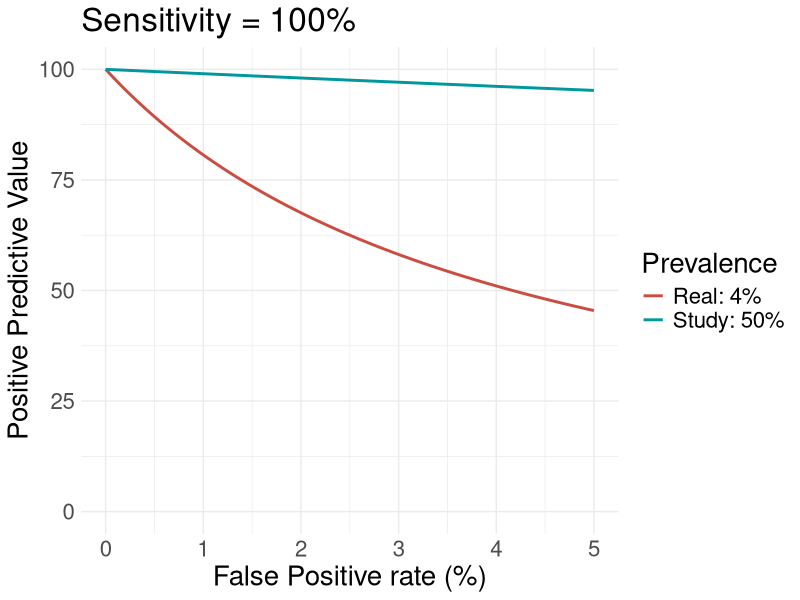
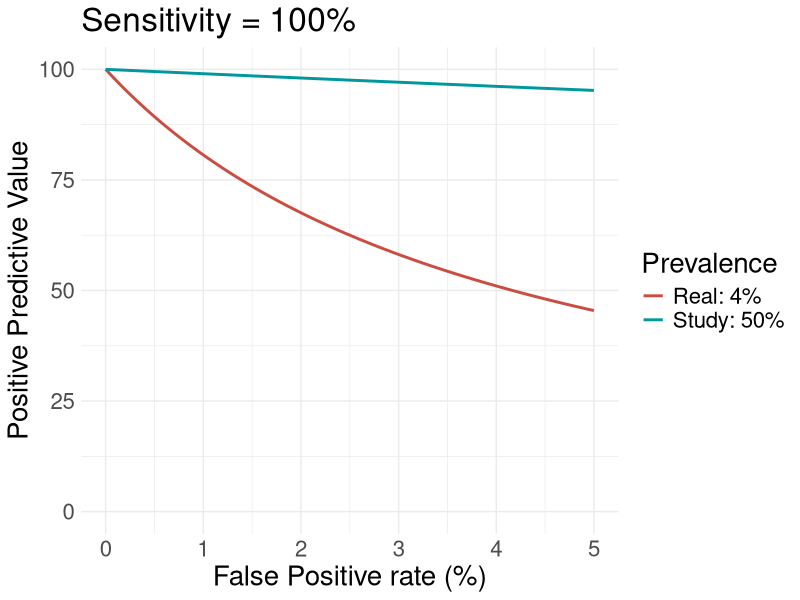
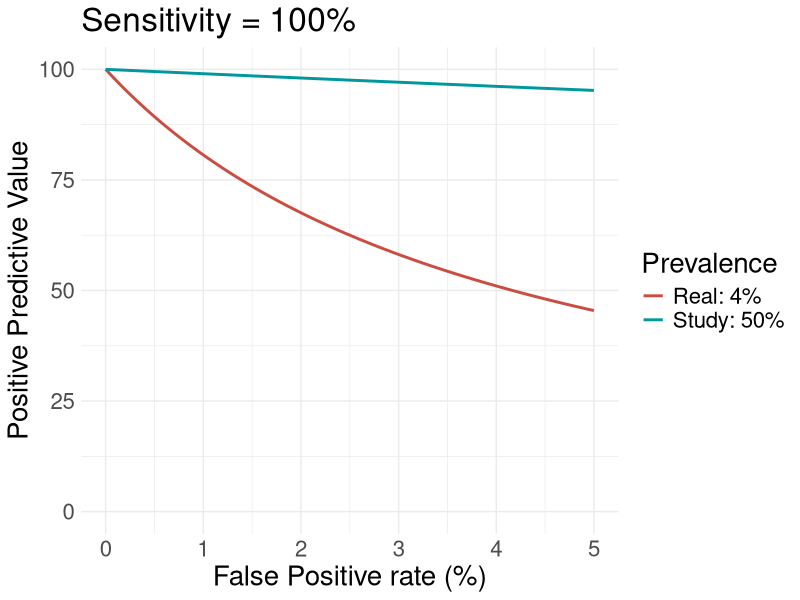

Generate these figures, in order, with R:
# TODO ---------------------

# Add poiints where the real and study PPV are base on a parameter for the actual FP (include number!)


library(tidyverse)
# PPV_Study_vs_Real(10, 90, 25, 2)
#AD, Prevalence at 65 yo = ~10%

PPV_Study_vs_Real <- function(Max_FP = 10, Sensitivity = 100, Prevalence_Real = 100,  Prevalence_Study = 2) {
# Prevalences (1 out of x)  
  
# PARAMETERS --------------------------------------------------------------
  # Max_FP = 10
  # Sensitivity = 100
  # Prevalence_Real = 100
  # Prevalence_Study = 2


# FIXED parameters --------------------------------------------------------

  Prevalence_x = 1
  
  # FP 
  Steps_FP = 100
  Step_size_FP = Max_FP/Steps_FP
  Min_FP = 0 #Step_size_FP #0
  FP = seq(Min_FP, Max_FP, Step_size_FP)

# Calculate PPVs ----------------------------------------------------------
  
  Real_Prevalence_PPV = list()
  Real_Prevalence_PPV = ((Sensitivity * Prevalence_x) / ((Sensitivity * Prevalence_x) + ((Prevalence_Real - 1) * FP) )) * 100
  
  Study_Prevalence_PPV = list()
  Study_Prevalence_PPV = ((Sensitivity * Prevalence_x) / ((Sensitivity * Prevalence_x) + ((Prevalence_Study - 1) * FP) )) * 100


# Build DF ----------------------------------------------------------------

  FINAL = FP %>% as_tibble() %>% 
    mutate(Real_Prevalence = Real_Prevalence_PPV,
           Study_Prevalence = Study_Prevalence_PPV) %>% 
    rename(FP = value) %>% 
    gather(Prevalence, PPV, 2:3) %>% 
    mutate(Prevalence = as.factor(Prevalence))

  
# Plot --------------------------------------------------------------------
  
  Labels_plot = c(paste0("Real: ", (1/Prevalence_Real) * 100, "%"), paste0("Study: ", (1/(Prevalence_Study) * 100), "%"))
  
  Plot_PPV = ggplot(data = FINAL, aes(x = FP, y = PPV, colour = Prevalence)) + 
    geom_line(size = 1) + 
    scale_colour_hue(l = 50, labels = Labels_plot) +
    theme(legend.position = "top") +
    scale_y_continuous(name = "Positive Predictive Value", limits = c(0, 100)) +
    labs(x = "False Positive rate (%)") + #apatheme
    theme_minimal() +
    theme(text = element_text(size = 20)) +
    ggtitle(paste0("Sensitivity = ", Sensitivity, "%" ))
    # guides(color=guide_legend("Prevalence of the "))
  print(Plot_PPV)
  
  Parameters = paste0("FP", Max_FP, "_Sens", Sensitivity, "_PReal", Prevalence_Real, "_PStudy", Prevalence_Study)
  ggsave(paste0("outputs/diagnostic_vs_screening/", Parameters, ".svg"), Plot_PPV, dpi = 300, width = 14, height = 10)
  ggsave(paste0("outputs/diagnostic_vs_screening/", Parameters, ".png"), Plot_PPV, dpi = 300, width = 14, height = 10)
  
  cat("Sensitivity of test = ", Sensitivity)
}

# EXAMPLE
PPV_Study_vs_Real(Max_FP = 5, Sensitivity = 100, Prevalence_Real = 25, Prevalence_Study = 2)

